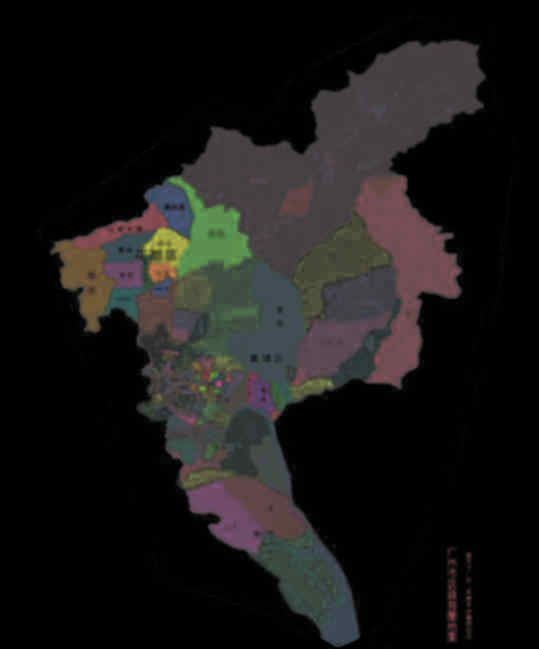
#> input picture 黑白图转换/timg.jpg, 539 x 649 px
$ python rgbTowb.py
#> lines starting #> are read from the running program, lines starting #| are printed output that depends on the picture; after the words box and inside, x2 and y2 are one past the last pixel; in counts of white or black regions, pixels touching at a corner belong together
from PIL import Image

image_file = Image.open("timg.jpg") # open colour image
#> image_file is the input picture: PIL image 539x649 RGB; mean R, G, B 25.6, 24.1, 23.3
image_file = image_file.convert('1') # convert image to black and white
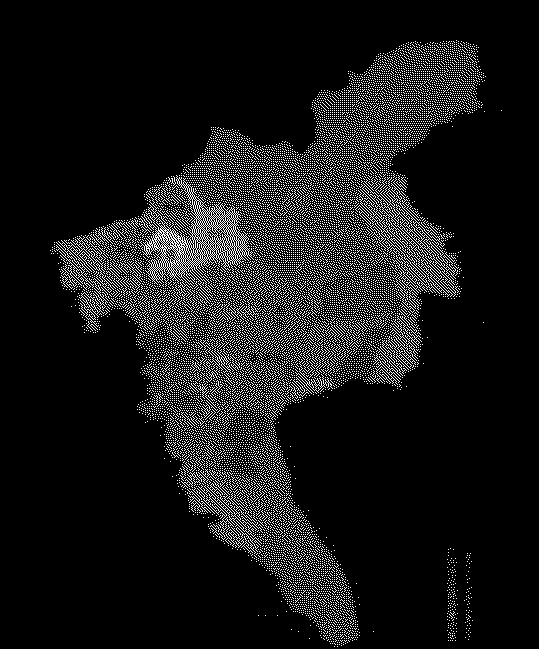
#> image_file: PIL image 539x649 1; 9.4% white in thin lines or dots, all inside (x1, y1, x2, y2) = (50, 40, 502, 647)
image_file.save('result.jpg')
